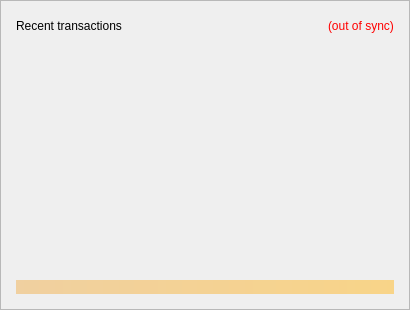
                <widget class="QFrame" name="frame_RecentTransactions">
                 <property name="minimumSize">
                  <size>
                   <width>410</width>
                   <height>100</height>
                  </size>
                 </property>
                 <property name="frameShape">
                  <enum>QFrame::StyledPanel</enum>
                 </property>
                 <property name="frameShadow">
                  <enum>QFrame::Raised</enum>
                 </property>
                 <layout class="QVBoxLayout" name="verticalLayout_1" stretch="0,0,0,0">
                  <property name="leftMargin">
                   <number>15</number>
                  </property>
                  <property name="topMargin">
                   <number>15</number>
                  </property>
                  <property name="rightMargin">
                   <number>15</number>
                  </property>
                  <property name="bottomMargin">
                   <number>15</number>
                  </property>
                  <item>
                   <layout class="QHBoxLayout" name="horizontalLayout_2">
                    <item>
                     <widget class="QLabel" name="label_4">
                      <property name="minimumSize">
                       <size>
                        <width>190</width>
                        <height>20</height>
                       </size>
                      </property>
                      <property name="font">
                       <font/>
                      </property>
                      <property name="text">
                       <string>Recent transactions</string>
                      </property>
                     </widget>
                    </item>
                    <item>
                     <spacer name="horizontalSpacer">
                      <property name="orientation">
                       <enum>Qt::Horizontal</enum>
                      </property>
                      <property name="sizeHint" stdset="0">
                       <size>
                        <width>40</width>
                        <height>20</height>
                       </size>
                      </property>
                     </spacer>
                    </item>
                    <item>
                     <widget class="QLabel" name="labelTransactionsStatus">
                      <property name="cursor">
                       <cursorShape>WhatsThisCursor</cursorShape>
                      </property>
                      <property name="toolTip">
                       <string>The displayed information may be out of date. Your wallet automatically synchronizes with the BDCashProtocol network after a connection is established, but this process has not completed yet.</string>
                      </property>
                      <property name="styleSheet">
                       <string notr="true">QLabel { color: red; }</string>
                      </property>
                      <property name="text">
                       <string notr="true">(out of sync)</string>
                      </property>
                      <property name="alignment">
                       <set>Qt::AlignLeading|Qt::AlignLeft|Qt::AlignVCenter</set>
                      </property>
                     </widget>
                    </item>
                   </layout>
                  </item>
                  <item>
                   <widget class="QListView" name="listTransactions">
                    <property name="minimumSize">
                     <size>
                      <width>0</width>
                      <height>0</height>
                     </size>
                    </property>
                    <property name="styleSheet">
                     <string notr="true">QListView { background: transparent; }</string>
                    </property>
                    <property name="frameShape">
                     <enum>QFrame::NoFrame</enum>
                    </property>
                    <property name="verticalScrollBarPolicy">
                     <enum>Qt::ScrollBarAlwaysOff</enum>
                    </property>
                    <property name="horizontalScrollBarPolicy">
                     <enum>Qt::ScrollBarAlwaysOff</enum>
                    </property>
                    <property name="selectionMode">
                     <enum>QAbstractItemView::NoSelection</enum>
                    </property>
                   </widget>
                  </item>
                  <item>
                   <spacer name="verticalSpacer_2">
                    <property name="orientation">
                     <enum>Qt::Vertical</enum>
                    </property>
                    <property name="sizeType">
                     <enum>QSizePolicy::Expanding</enum>
                    </property>
                    <property name="sizeHint" stdset="0">
                     <size>
                      <width>20</width>
                      <height>40</height>
                     </size>
                    </property>
                   </spacer>
                  </item>
                  <item>
                   <widget class="QLabel" name="labelAlerts">
                    <property name="maximumSize">
                     <size>
                      <width>16777215</width>
                      <height>16777215</height>
                     </size>
                    </property>
                    <property name="styleSheet">
                     <string notr="true">background-color: qlineargradient(x1: 0, y1: 0, x2: 1, y2: 0, stop:0 #F0D0A0, stop:1 #F8D488); color:#000000;</string>
                    </property>
                    <property name="text">
                     <string/>
                    </property>
                    <property name="wordWrap">
                     <bool>true</bool>
                    </property>
                    <property name="margin">
                     <number>3</number>
                    </property>
                   </widget>
                  </item>
                 </layout>
                </widget>
